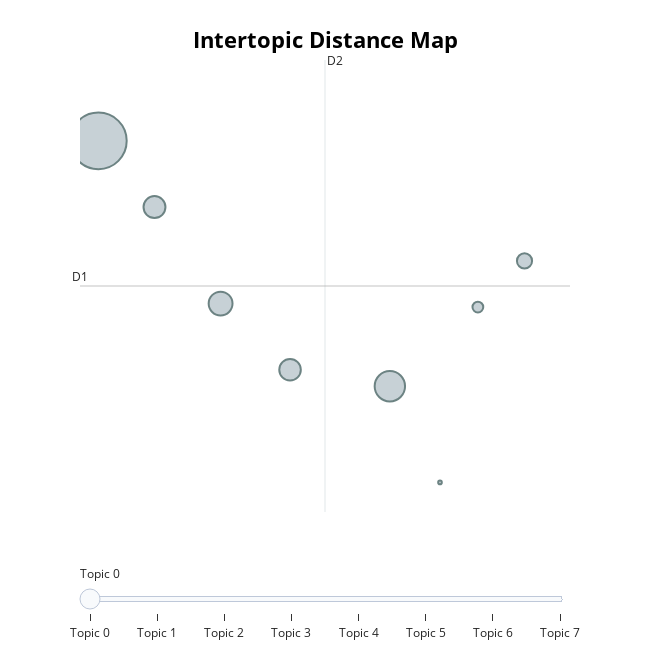

The cell this chart's notebook holds for it:
### Code cell
topic_model.visualize_topics()

### Figure 1 — Plotly figure (JSON) as saved in the notebook; plotly's stock layout.template omitted (floating-point values rounded to 4 significant figures)
{"data": [{"customdata": [[0, "cancer | carcinoma | tumor | tumour | malignancy", 2418], [1, "depression | anxiety | depressive | psychiatric | anaemia", 698], [2, "embolism | pulmonary | emphysema | respiratory | lung", 430], [3, "covid19 | covid | infection | infected | pneumonia", 364], [4, "fractures | fracture | femur | fractured | amputation", 351], [5, "pedvts | dvts | dvt | cva | cvas", 173], [6, "asthenia | asthenie | asystolic | ascities | aspiration", 88], [7, "electrolyte | electrolytes | imbalance | dehydration | iatrogene", 10]], "hovertemplate": "<b>Topic %{customdata[0]}</b><br>%{customdata[1]}<br>Size: %{customdata[2]}", "legendgroup": "", "marker": {"color": "#B0BEC5", "line": {"color": "DarkSlateGrey", "width": 2}, "size": [2418, 698, 430, 364, 351, 173, 88, 10], "sizemode": "area", "sizeref": 1.511, "symbol": "circle"}, "mode": "markers", "name": "", "orientation": "v", "showlegend": false, "type": "scatter", "x": [-1.032, 1.417, -0.005266, -0.5606, 0.5783, 2.548, 2.156, 1.838], "xaxis": "x", "y": [2.849, 1.552, 1.989, 2.499, 1.639, 2.214, 1.971, 1.044], "yaxis": "y"}], "layout": {"annotations": [{"showarrow": false, "text": "D1", "x": -1.186, "y": 2.082, "yshift": 10}, {"showarrow": false, "text": "D2", "x": 0.8719, "xshift": 10, "y": 3.277}], "height": 650, "hoverlabel": {"bgcolor": "white", "font": {"family": "Rockwell", "size": 16}}, "legend": {"itemsizing": "constant", "tracegroupgap": 0}, "margin": {"t": 60}, "shapes": [{"line": {"color": "#CFD8DC", "width": 2}, "type": "line", "x0": 0.8719, "x1": 0.8719, "y0": 0.8871, "y1": 3.277}, {"line": {"color": "#9E9E9E", "width": 2}, "type": "line", "x0": -1.186, "x1": 2.93, "y0": 2.082, "y1": 2.082}], "sliders": [{"active": 0, "pad": {"t": 50}, "steps": [{"args": [{"marker.color": [["red", "#B0BEC5", "#B0BEC5", "#B0BEC5", "#B0BEC5", "#B0BEC5", "#B0BEC5", "#B0BEC5"]]}], "label": "Topic 0", "method": "update"}, {"args": [{"marker.color": [["#B0BEC5", "red", "#B0BEC5", "#B0BEC5", "#B0BEC5", "#B0BEC5", "#B0BEC5", "#B0BEC5"]]}], "label": "Topic 1", "method": "update"}, {"args": [{"marker.color": [["#B0BEC5", "#B0BEC5", "red", "#B0BEC5", "#B0BEC5", "#B0BEC5", "#B0BEC5", "#B0BEC5"]]}], "label": "Topic 2", "method": "update"}, {"args": [{"marker.color": [["#B0BEC5", "#B0BEC5", "#B0BEC5", "red", "#B0BEC5", "#B0BEC5", "#B0BEC5", "#B0BEC5"]]}], "label": "Topic 3", "method": "update"}, {"args": [{"marker.color": [["#B0BEC5", "#B0BEC5", "#B0BEC5", "#B0BEC5", "red", "#B0BEC5", "#B0BEC5", "#B0BEC5"]]}], "label": "Topic 4", "method": "update"}, {"args": [{"marker.color": [["#B0BEC5", "#B0BEC5", "#B0BEC5", "#B0BEC5", "#B0BEC5", "red", "#B0BEC5", "#B0BEC5"]]}], "label": "Topic 5", "method": "update"}, {"args": [{"marker.color": [["#B0BEC5", "#B0BEC5", "#B0BEC5", "#B0BEC5", "#B0BEC5", "#B0BEC5", "red", "#B0BEC5"]]}], "label": "Topic 6", "method": "update"}, {"args": [{"marker.color": [["#B0BEC5", "#B0BEC5", "#B0BEC5", "#B0BEC5", "#B0BEC5", "#B0BEC5", "#B0BEC5", "red"]]}], "label": "Topic 7", "method": "update"}]}], "title": {"font": {"color": "Black", "size": 22}, "text": "<b>Intertopic Distance Map</b>", "x": 0.5, "xanchor": "center", "y": 0.95, "yanchor": "top"}, "width": 650, "xaxis": {"anchor": "y", "domain": [0, 1], "range": [-1.186, 2.93], "title": {"text": ""}, "visible": false}, "yaxis": {"anchor": "x", "domain": [0, 1], "range": [0.8871, 3.277], "title": {"text": ""}, "visible": false}}}
